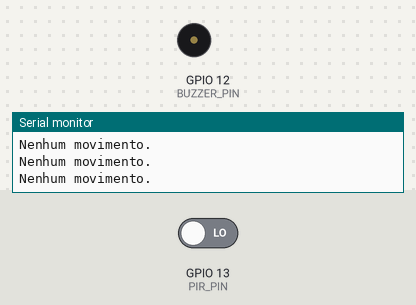
Recording of a sketch running on a simulated ESP32. Shown: buzzer (waves = sounding, pin HIGH), the last lines printed to the serial monitor. The test bench sets the inputs (shaded band); at power-on: GPIO 13 (PIR_PIN) LOW.

Above: at 1.8 s.
1.9 s: GPIO 13 (PIR_PIN) driven HIGH
At 2.8 s:
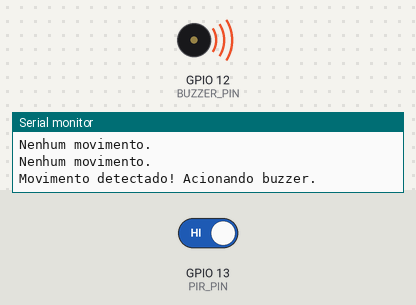
4.9 s: GPIO 13 (PIR_PIN) driven LOW
At 5.8 s:
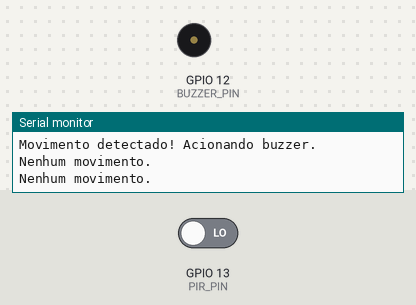
Timing chart, 0 to 7.9 s (numbered marks = the images above; inputs shaded):
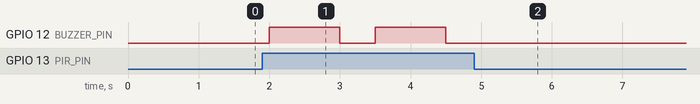

The sketch:

sketch.ino
```cpp
/*02) Desenvolva um sistema de alarme utilizando um sensor PIR para detectar
movimento. Quando movimento é detectado, o sistema deve acionar um buzzer.*/

#define PIR_PIN 13  // Pino do sensor PIR
#define BUZZER_PIN 12  // Pino do buzzer

void setup() {
  pinMode(PIR_PIN, INPUT);
  pinMode(BUZZER_PIN, OUTPUT);
  Serial.begin(115200);
}

void loop() {
  int movimento = digitalRead(PIR_PIN);

  if (movimento == HIGH) { // Movimento detectado
    Serial.println("Movimento detectado! Acionando buzzer.");
    digitalWrite(BUZZER_PIN, HIGH);
    delay(1000); // Buzzer ligado por 1 segundo
    digitalWrite(BUZZER_PIN, LOW);
  } else {
    Serial.println("Nenhum movimento.");
  }

  delay(500); // Pequeno delay para evitar leituras falsas
}
```

Measured:
- after the input at 1.9 s, GPIO 12 (BUZZER_PIN): alternates HIGH for 1.0 s and LOW for 0.50 s, starting after 0.10 s
- after the input at 4.9 s, GPIO 12 (BUZZER_PIN): stops changing and stays LOW
